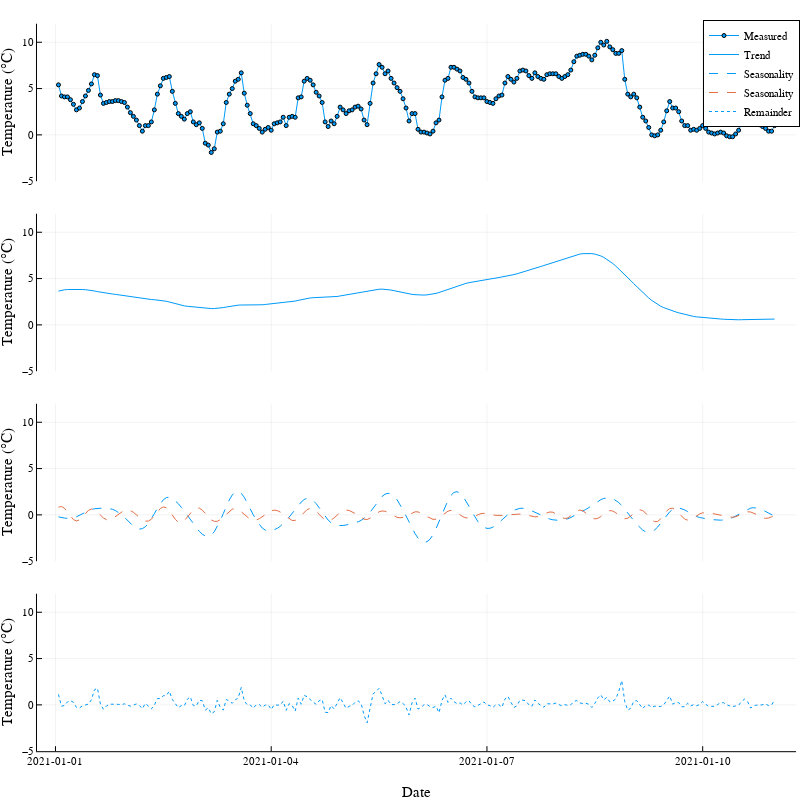

Source (notebook cell):
### Markdown cell above
Por último, se usa una librería de _singular spectrum analysis_ para estimar una separación de la evolución de la temperatura en una componente de tendencia, y componentes de estacionalidad.

Se dibujan todas las señales para poder comprobar como el método es capaz de separar las señales.

### Code cell
import SingularSpectrumAnalysis as SSA

data_trend, data_season = SSA.analyze(
    data[:, :value],
    20,
    robust=true
) 

data_rem = data[:, :value] .- data_trend .- vec(sum(data_season, dims=2))

layout = @layout [a; b; c; d]
p1 = plot(data[:, :ts], data_trend, label="Trend",)
p2 = plot(data[:, :ts], data_season, label="Seasonality", linestyle=:dash)
p3 = plot(data[:, :ts], data_rem, label="Remainder", linestyle=:dot)
plot(p0, p1, p2, p3, layout=layout, link=:both)

plot!(size=(800,800))
@plot_common()

### Figure 1 — Plotly figure (JSON) as saved in the notebook; plotly's stock layout.template omitted (floating-point values rounded to 4 significant figures; data arrays with more than 128 entries replaced by an {"elided": "..."} marker saying what was removed)
{"data": [{"colorbar": {"len": 0.2072, "title": "", "x": 0.9951, "y": 0.8915}, "legendgroup": "Measured", "line": {"color": "rgba(0, 154, 250, 1.000)", "dash": "solid", "shape": "linear", "width": 1}, "marker": {"color": "rgba(0, 154, 250, 1.000)", "line": {"color": "rgba(0, 0, 0, 1.000)", "width": 1}, "size": 4, "symbol": "circle"}, "mode": "lines+markers", "name": "Measured", "showlegend": true, "type": "scatter", "x": {"elided": "240 int values"}, "xaxis": "x1", "y": {"elided": "240 float values"}, "yaxis": "y1"}, {"colorbar": {"len": 0.2072, "title": "", "x": 0.9951, "y": 0.6415}, "legendgroup": "Trend", "line": {"color": "rgba(0, 154, 250, 1.000)", "dash": "solid", "shape": "linear", "width": 1}, "mode": "lines", "name": "Trend", "showlegend": true, "type": "scatter", "x": {"elided": "240 int values"}, "xaxis": "x1", "y": {"elided": "240 float values"}, "yaxis": "y2"}, {"colorbar": {"len": 0.2072, "title": "", "x": 0.9951, "y": 0.3915}, "legendgroup": "Seasonality", "line": {"color": "rgba(0, 154, 250, 1.000)", "dash": "dash", "shape": "linear", "width": 1}, "mode": "lines", "name": "Seasonality", "showlegend": true, "type": "scatter", "x": {"elided": "240 int values"}, "xaxis": "x1", "y": {"elided": "240 float values"}, "yaxis": "y3"}, {"colorbar": {"len": 0.2072, "title": "", "x": 0.9951, "y": 0.3915}, "legendgroup": "Seasonality", "line": {"color": "rgba(227, 111, 71, 1.000)", "dash": "dash", "shape": "linear", "width": 1}, "mode": "lines", "name": "Seasonality", "showlegend": true, "type": "scatter", "x": {"elided": "240 int values"}, "xaxis": "x1", "y": {"elided": "240 float values"}, "yaxis": "y3"}, {"colorbar": {"len": 0.2072, "title": "", "x": 0.9951, "y": 0.1415}, "legendgroup": "Remainder", "line": {"color": "rgba(0, 154, 250, 1.000)", "dash": "dot", "shape": "linear", "width": 1}, "mode": "lines", "name": "Remainder", "showlegend": true, "type": "scatter", "x": {"elided": "240 int values"}, "xaxis": "x1", "y": {"elided": "240 float values"}, "yaxis": "y4"}], "layout": {"annotations": [], "height": 800, "legend": {"bgcolor": "rgba(255, 255, 255, 1.000)", "bordercolor": "rgba(0, 0, 0, 1.000)", "borderwidth": 1, "font": {"color": "rgba(0, 0, 0, 1.000)", "family": "sans-serif", "size": 11}, "title": {"font": {"color": "rgba(0, 0, 0, 1.000)", "family": "sans-serif", "size": 15}, "text": ""}, "tracegroupgap": 0, "traceorder": "normal", "x": 1, "xanchor": "auto", "y": 1, "yanchor": "auto"}, "margin": {"b": 20, "l": 0, "r": 0, "t": 20}, "paper_bgcolor": "rgba(255, 255, 255, 1.000)", "plot_bgcolor": "rgba(255, 255, 255, 1.000)", "showlegend": true, "width": 800, "xaxis1": {"anchor": "y4", "domain": [0.04624, 0.9951], "gridcolor": "rgba(0, 0, 0, 0.100)", "gridwidth": 0.5, "linecolor": "rgba(0, 0, 0, 1.000)", "mirror": false, "range": [63745120188000, 63746032212000], "showgrid": true, "showline": true, "showticklabels": true, "tickangle": 0, "tickcolor": "rgb(0, 0, 0)", "tickfont": {"color": "rgba(0, 0, 0, 1.000)", "family": "sans-serif", "size": 11}, "tickmode": "array", "ticks": "inside", "ticktext": ["2021-01-01", "2021-01-04", "2021-01-07", "2021-01-10"], "tickvals": [63745142400000, 63745401600000, 63745660800000, 63745920000000], "title": "Date", "titlefont": {"color": "rgba(0, 0, 0, 1.000)", "family": "sans-serif", "size": 15}, "type": "-", "visible": true, "zeroline": false, "zerolinecolor": "rgba(0, 0, 0, 1.000)"}, "yaxis1": {"anchor": "x1", "domain": [0.7879, 0.9951], "gridcolor": "rgba(0, 0, 0, 0.100)", "gridwidth": 0.5, "linecolor": "rgba(0, 0, 0, 1.000)", "mirror": false, "range": [-5, 12], "showgrid": true, "showline": true, "showticklabels": true, "tickangle": 0, "tickcolor": "rgb(0, 0, 0)", "tickfont": {"color": "rgba(0, 0, 0, 1.000)", "family": "sans-serif", "size": 11}, "tickmode": "array", "ticks": "inside", "ticktext": ["−5", "0", "5", "10"], "tickvals": [-5, 0, 5, 10], "title": "Temperature (°C)", "titlefont": {"color": "rgba(0, 0, 0, 1.000)", "family": "sans-serif", "size": 15}, "type": "-", "visible": true, "zeroline": false, "zerolinecolor": "rgba(0, 0, 0, 1.000)"}, "yaxis2": {"anchor": "x1", "domain": [0.5379, 0.7451], "gridcolor": "rgba(0, 0, 0, 0.100)", "gridwidth": 0.5, "linecolor": "rgba(0, 0, 0, 1.000)", "mirror": false, "range": [-5, 12], "showgrid": true, "showline": true, "showticklabels": true, "tickangle": 0, "tickcolor": "rgb(0, 0, 0)", "tickfont": {"color": "rgba(0, 0, 0, 1.000)", "family": "sans-serif", "size": 11}, "tickmode": "array", "ticks": "inside", "ticktext": ["−5", "0", "5", "10"], "tickvals": [-5, 0, 5, 10], "title": "Temperature (°C)", "titlefont": {"color": "rgba(0, 0, 0, 1.000)", "family": "sans-serif", "size": 15}, "type": "-", "visible": true, "zeroline": false, "zerolinecolor": "rgba(0, 0, 0, 1.000)"}, "yaxis3": {"anchor": "x1", "domain": [0.2879, 0.4951], "gridcolor": "rgba(0, 0, 0, 0.100)", "gridwidth": 0.5, "linecolor": "rgba(0, 0, 0, 1.000)", "mirror": false, "range": [-5, 12], "showgrid": true, "showline": true, "showticklabels": true, "tickangle": 0, "tickcolor": "rgb(0, 0, 0)", "tickfont": {"color": "rgba(0, 0, 0, 1.000)", "family": "sans-serif", "size": 11}, "tickmode": "array", "ticks": "inside", "ticktext": ["−5", "0", "5", "10"], "tickvals": [-5, 0, 5, 10], "title": "Temperature (°C)", "titlefont": {"color": "rgba(0, 0, 0, 1.000)", "family": "sans-serif", "size": 15}, "type": "-", "visible": true, "zeroline": false, "zerolinecolor": "rgba(0, 0, 0, 1.000)"}, "yaxis4": {"anchor": "x1", "domain": [0.03791, 0.2451], "gridcolor": "rgba(0, 0, 0, 0.100)", "gridwidth": 0.5, "linecolor": "rgba(0, 0, 0, 1.000)", "mirror": false, "range": [-5, 12], "showgrid": true, "showline": true, "showticklabels": true, "tickangle": 0, "tickcolor": "rgb(0, 0, 0)", "tickfont": {"color": "rgba(0, 0, 0, 1.000)", "family": "sans-serif", "size": 11}, "tickmode": "array", "ticks": "inside", "ticktext": ["−5", "0", "5", "10"], "tickvals": [-5, 0, 5, 10], "title": "Temperature (°C)", "titlefont": {"color": "rgba(0, 0, 0, 1.000)", "family": "sans-serif", "size": 15}, "type": "-", "visible": true, "zeroline": false, "zerolinecolor": "rgba(0, 0, 0, 1.000)"}}}
